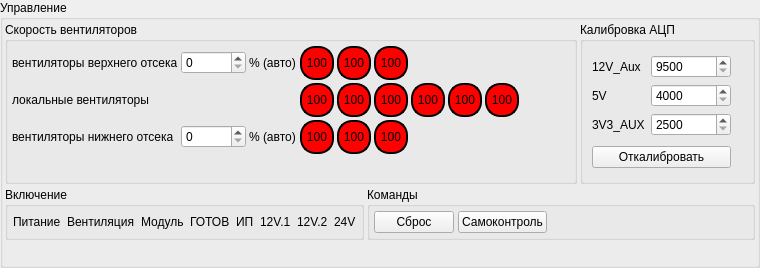
<?xml version="1.0" encoding="UTF-8"?>
<ui version="4.0">
 <class>ControlWidget</class>
 <widget class="QWidget" name="ControlWidget">
  <property name="geometry">
   <rect>
    <x>0</x>
    <y>0</y>
    <width>760</width>
    <height>268</height>
   </rect>
  </property>
  <property name="windowTitle">
   <string>Form</string>
  </property>
  <layout class="QVBoxLayout" name="verticalLayout_2">
   <property name="spacing">
    <number>4</number>
   </property>
   <property name="leftMargin">
    <number>0</number>
   </property>
   <property name="topMargin">
    <number>0</number>
   </property>
   <property name="rightMargin">
    <number>0</number>
   </property>
   <property name="bottomMargin">
    <number>0</number>
   </property>
   <item>
    <widget class="QGroupBox" name="groupBoxBlock">
     <property name="title">
      <string>Управление</string>
     </property>
     <layout class="QVBoxLayout" name="verticalLayout">
      <property name="spacing">
       <number>3</number>
      </property>
      <property name="leftMargin">
       <number>2</number>
      </property>
      <property name="topMargin">
       <number>2</number>
      </property>
      <property name="rightMargin">
       <number>2</number>
      </property>
      <property name="bottomMargin">
       <number>2</number>
      </property>
      <item>
       <layout class="QHBoxLayout" name="horizontalLayout_6">
        <item>
         <widget class="QGroupBox" name="groupBox_FanSpeedMonitor">
          <property name="title">
           <string>Скорость вентиляторов</string>
          </property>
          <layout class="QHBoxLayout" name="horizontalLayout">
           <property name="spacing">
            <number>3</number>
           </property>
           <property name="leftMargin">
            <number>4</number>
           </property>
           <property name="topMargin">
            <number>4</number>
           </property>
           <property name="rightMargin">
            <number>4</number>
           </property>
           <property name="bottomMargin">
            <number>4</number>
           </property>
           <item>
            <layout class="QGridLayout" name="gridLayout_3">
             <item row="1" column="7">
              <widget class="LedLabel" name="label_fan_local_4">
               <property name="minimumSize">
                <size>
                 <width>34</width>
                 <height>34</height>
                </size>
               </property>
               <property name="styleSheet">
                <string notr="true">border: 2px solid black; border-radius: 15px; background: red;min-height: 30px;min-width: 30px;</string>
               </property>
               <property name="text">
                <string>100</string>
               </property>
               <property name="alignment">
                <set>Qt::AlignCenter</set>
               </property>
              </widget>
             </item>
             <item row="0" column="3">
              <widget class="QLabel" name="labelUpperAuto">
               <property name="minimumSize">
                <size>
                 <width>34</width>
                 <height>0</height>
                </size>
               </property>
               <property name="text">
                <string>(авто)</string>
               </property>
              </widget>
             </item>
             <item row="2" column="0">
              <widget class="QLabel" name="label_2">
               <property name="text">
                <string>вентиляторы нижнего отсека</string>
               </property>
              </widget>
             </item>
             <item row="2" column="6">
              <widget class="LedLabel" name="label_fan_lower_3">
               <property name="minimumSize">
                <size>
                 <width>34</width>
                 <height>34</height>
                </size>
               </property>
               <property name="styleSheet">
                <string notr="true">border: 2px solid black; border-radius: 15px; background: red;min-height: 30px;min-width: 30px;</string>
               </property>
               <property name="text">
                <string>100</string>
               </property>
               <property name="alignment">
                <set>Qt::AlignCenter</set>
               </property>
              </widget>
             </item>
             <item row="2" column="5">
              <widget class="LedLabel" name="label_fan_lower_2">
               <property name="minimumSize">
                <size>
                 <width>34</width>
                 <height>34</height>
                </size>
               </property>
               <property name="styleSheet">
                <string notr="true">border: 2px solid black; border-radius: 15px; background: red;min-height: 30px;min-width: 30px;</string>
               </property>
               <property name="text">
                <string>100</string>
               </property>
               <property name="alignment">
                <set>Qt::AlignCenter</set>
               </property>
              </widget>
             </item>
             <item row="3" column="0">
              <spacer name="horizontalSpacer_6">
               <property name="orientation">
                <enum>Qt::Vertical</enum>
               </property>
               <property name="sizeHint" stdset="0">
                <size>
                 <width>20</width>
                 <height>40</height>
                </size>
               </property>
              </spacer>
             </item>
             <item row="0" column="1">
              <widget class="QSpinBox" name="spinBoxHigherFans">
               <property name="minimumSize">
                <size>
                 <width>65</width>
                 <height>0</height>
                </size>
               </property>
               <property name="maximumSize">
                <size>
                 <width>44</width>
                 <height>16777215</height>
                </size>
               </property>
               <property name="toolTip">
                <string>&lt;html&gt;&lt;head/&gt;&lt;body&gt;&lt;p&gt;&lt;span style=&quot; font-weight:600;&quot;&gt;устанавливает скорость вентиляторов верхней полки&lt;/span&gt;&lt;/p&gt;&lt;/body&gt;&lt;/html&gt;</string>
               </property>
               <property name="maximum">
                <number>100</number>
               </property>
               <property name="singleStep">
                <number>10</number>
               </property>
               <property name="value">
                <number>0</number>
               </property>
              </widget>
             </item>
             <item row="0" column="6">
              <widget class="LedLabel" name="label_fan_higher_3">
               <property name="minimumSize">
                <size>
                 <width>34</width>
                 <height>34</height>
                </size>
               </property>
               <property name="styleSheet">
                <string notr="true">border: 2px solid black; border-radius: 15px; background: red;min-height: 30px;min-width: 30px;</string>
               </property>
               <property name="text">
                <string>100</string>
               </property>
               <property name="alignment">
                <set>Qt::AlignCenter</set>
               </property>
              </widget>
             </item>
             <item row="2" column="3">
              <widget class="QLabel" name="labelLowerAuto">
               <property name="minimumSize">
                <size>
                 <width>34</width>
                 <height>0</height>
                </size>
               </property>
               <property name="text">
                <string>(авто)</string>
               </property>
              </widget>
             </item>
             <item row="1" column="0">
              <widget class="QLabel" name="label_3">
               <property name="text">
                <string>локальные вентиляторы</string>
               </property>
              </widget>
             </item>
             <item row="0" column="5">
              <widget class="LedLabel" name="label_fan_higher_2">
               <property name="minimumSize">
                <size>
                 <width>34</width>
                 <height>34</height>
                </size>
               </property>
               <property name="styleSheet">
                <string notr="true">border: 2px solid black; border-radius: 15px; background: red;min-height: 30px;min-width: 30px;</string>
               </property>
               <property name="text">
                <string>100</string>
               </property>
               <property name="alignment">
                <set>Qt::AlignCenter</set>
               </property>
              </widget>
             </item>
             <item row="1" column="10">
              <spacer name="horizontalSpacer_4">
               <property name="orientation">
                <enum>Qt::Horizontal</enum>
               </property>
               <property name="sizeHint" stdset="0">
                <size>
                 <width>40</width>
                 <height>20</height>
                </size>
               </property>
              </spacer>
             </item>
             <item row="1" column="4">
              <widget class="LedLabel" name="label_fan_local_1">
               <property name="minimumSize">
                <size>
                 <width>34</width>
                 <height>34</height>
                </size>
               </property>
               <property name="styleSheet">
                <string notr="true">border: 2px solid black; border-radius: 15px; background: red;min-height: 30px;min-width: 30px;</string>
               </property>
               <property name="text">
                <string>100</string>
               </property>
               <property name="alignment">
                <set>Qt::AlignCenter</set>
               </property>
              </widget>
             </item>
             <item row="0" column="0">
              <widget class="QLabel" name="label">
               <property name="text">
                <string>вентиляторы верхнего отсека</string>
               </property>
              </widget>
             </item>
             <item row="0" column="4">
              <widget class="LedLabel" name="label_fan_higher_1">
               <property name="minimumSize">
                <size>
                 <width>34</width>
                 <height>34</height>
                </size>
               </property>
               <property name="styleSheet">
                <string notr="true">border: 2px solid black; border-radius: 15px; background: red;min-height: 30px;min-width: 30px;</string>
               </property>
               <property name="text">
                <string>100</string>
               </property>
               <property name="alignment">
                <set>Qt::AlignCenter</set>
               </property>
              </widget>
             </item>
             <item row="1" column="6">
              <widget class="LedLabel" name="label_fan_local_3">
               <property name="minimumSize">
                <size>
                 <width>34</width>
                 <height>34</height>
                </size>
               </property>
               <property name="styleSheet">
                <string notr="true">border: 2px solid black; border-radius: 15px; background: red;min-height: 30px;min-width: 30px;</string>
               </property>
               <property name="text">
                <string>100</string>
               </property>
               <property name="alignment">
                <set>Qt::AlignCenter</set>
               </property>
              </widget>
             </item>
             <item row="1" column="9">
              <widget class="LedLabel" name="label_fan_local_6">
               <property name="minimumSize">
                <size>
                 <width>34</width>
                 <height>34</height>
                </size>
               </property>
               <property name="styleSheet">
                <string notr="true">border: 2px solid black; border-radius: 15px; background: red;min-height: 30px;min-width: 30px;</string>
               </property>
               <property name="text">
                <string>100</string>
               </property>
               <property name="alignment">
                <set>Qt::AlignCenter</set>
               </property>
              </widget>
             </item>
             <item row="2" column="1">
              <widget class="QSpinBox" name="spinBoxLowerFans">
               <property name="minimumSize">
                <size>
                 <width>65</width>
                 <height>0</height>
                </size>
               </property>
               <property name="maximumSize">
                <size>
                 <width>44</width>
                 <height>16777215</height>
                </size>
               </property>
               <property name="toolTip">
                <string>&lt;html&gt;&lt;head/&gt;&lt;body&gt;&lt;p&gt;&lt;span style=&quot; font-weight:600;&quot;&gt;устанавливает скорость вентиляторов нижней полки&lt;/span&gt;&lt;/p&gt;&lt;/body&gt;&lt;/html&gt;</string>
               </property>
               <property name="maximum">
                <number>100</number>
               </property>
               <property name="singleStep">
                <number>10</number>
               </property>
               <property name="value">
                <number>0</number>
               </property>
              </widget>
             </item>
             <item row="2" column="2">
              <widget class="QLabel" name="labelLowerFans_5">
               <property name="text">
                <string>%</string>
               </property>
              </widget>
             </item>
             <item row="1" column="8">
              <widget class="LedLabel" name="label_fan_local_5">
               <property name="minimumSize">
                <size>
                 <width>34</width>
                 <height>34</height>
                </size>
               </property>
               <property name="styleSheet">
                <string notr="true">border: 2px solid black; border-radius: 15px; background: red;min-height: 30px;min-width: 30px;</string>
               </property>
               <property name="text">
                <string>100</string>
               </property>
               <property name="alignment">
                <set>Qt::AlignCenter</set>
               </property>
              </widget>
             </item>
             <item row="1" column="5">
              <widget class="LedLabel" name="label_fan_local_2">
               <property name="minimumSize">
                <size>
                 <width>34</width>
                 <height>34</height>
                </size>
               </property>
               <property name="styleSheet">
                <string notr="true">border: 2px solid black; border-radius: 15px; background: red;min-height: 30px;min-width: 30px;</string>
               </property>
               <property name="text">
                <string>100</string>
               </property>
               <property name="alignment">
                <set>Qt::AlignCenter</set>
               </property>
              </widget>
             </item>
             <item row="0" column="2">
              <widget class="QLabel" name="labelLowerFans_4">
               <property name="text">
                <string>%</string>
               </property>
              </widget>
             </item>
             <item row="2" column="4">
              <widget class="LedLabel" name="label_fan_lower_1">
               <property name="minimumSize">
                <size>
                 <width>34</width>
                 <height>34</height>
                </size>
               </property>
               <property name="styleSheet">
                <string notr="true">border: 2px solid black; border-radius: 15px; background: red;min-height: 30px;min-width: 30px;</string>
               </property>
               <property name="text">
                <string>100</string>
               </property>
               <property name="alignment">
                <set>Qt::AlignCenter</set>
               </property>
              </widget>
             </item>
            </layout>
           </item>
           <item>
            <spacer name="horizontalSpacer">
             <property name="orientation">
              <enum>Qt::Horizontal</enum>
             </property>
             <property name="sizeHint" stdset="0">
              <size>
               <width>40</width>
               <height>20</height>
              </size>
             </property>
            </spacer>
           </item>
          </layout>
         </widget>
        </item>
        <item>
         <widget class="QGroupBox" name="groupBox_3">
          <property name="title">
           <string>Калибровка АЦП</string>
          </property>
          <layout class="QHBoxLayout" name="horizontalLayout_5">
           <item>
            <layout class="QVBoxLayout" name="verticalLayout_4">
             <item>
              <layout class="QGridLayout" name="gridLayout">
               <item row="2" column="0">
                <widget class="QLabel" name="label_6">
                 <property name="text">
                  <string>3V3_AUX</string>
                 </property>
                </widget>
               </item>
               <item row="0" column="0">
                <widget class="QLabel" name="label_4">
                 <property name="text">
                  <string>12V_Aux</string>
                 </property>
                </widget>
               </item>
               <item row="0" column="1">
                <widget class="QSpinBox" name="cal_12V_AUX_spinBox">
                 <property name="minimumSize">
                  <size>
                   <width>80</width>
                   <height>0</height>
                  </size>
                 </property>
                 <property name="minimum">
                  <number>9500</number>
                 </property>
                 <property name="maximum">
                  <number>14500</number>
                 </property>
                </widget>
               </item>
               <item row="1" column="0">
                <widget class="QLabel" name="label_5">
                 <property name="text">
                  <string>5V</string>
                 </property>
                </widget>
               </item>
               <item row="2" column="1">
                <widget class="QSpinBox" name="cal_3V3_AUX_spinBox">
                 <property name="minimumSize">
                  <size>
                   <width>80</width>
                   <height>0</height>
                  </size>
                 </property>
                 <property name="minimum">
                  <number>2500</number>
                 </property>
                 <property name="maximum">
                  <number>4000</number>
                 </property>
                </widget>
               </item>
               <item row="1" column="1">
                <widget class="QSpinBox" name="cal_5V_spinBox">
                 <property name="minimumSize">
                  <size>
                   <width>80</width>
                   <height>0</height>
                  </size>
                 </property>
                 <property name="minimum">
                  <number>4000</number>
                 </property>
                 <property name="maximum">
                  <number>6000</number>
                 </property>
                </widget>
               </item>
              </layout>
             </item>
             <item>
              <widget class="QPushButton" name="pushButtonCalibrationADC">
               <property name="toolTip">
                <string>&lt;html&gt;&lt;head/&gt;&lt;body&gt;&lt;p&gt;&lt;span style=&quot; font-weight:600; color:#000000;&quot;&gt;Cохранить замеры кодов АЦП во флэш-памяти контроллера.&lt;/span&gt;&lt;/p&gt;&lt;/body&gt;&lt;/html&gt;</string>
               </property>
               <property name="text">
                <string>Откалибровать</string>
               </property>
              </widget>
             </item>
            </layout>
           </item>
           <item>
            <spacer name="horizontalSpacer_5">
             <property name="orientation">
              <enum>Qt::Horizontal</enum>
             </property>
             <property name="sizeHint" stdset="0">
              <size>
               <width>40</width>
               <height>20</height>
              </size>
             </property>
            </spacer>
           </item>
          </layout>
         </widget>
        </item>
       </layout>
      </item>
      <item>
       <layout class="QHBoxLayout" name="horizontalLayout_4">
        <item>
         <widget class="QGroupBox" name="groupBox_IndicatorSate">
          <property name="title">
           <string>Включение</string>
          </property>
          <layout class="QHBoxLayout" name="horizontalLayout_3">
           <property name="leftMargin">
            <number>5</number>
           </property>
           <property name="topMargin">
            <number>5</number>
           </property>
           <property name="rightMargin">
            <number>5</number>
           </property>
           <property name="bottomMargin">
            <number>5</number>
           </property>
           <item>
            <widget class="LedLabel" name="label_Indicators_Power">
             <property name="cursor">
              <cursorShape>PointingHandCursor</cursorShape>
             </property>
             <property name="text">
              <string>Питание</string>
             </property>
            </widget>
           </item>
           <item>
            <widget class="LedLabel" name="label_Indicators_Ventilation">
             <property name="cursor">
              <cursorShape>PointingHandCursor</cursorShape>
             </property>
             <property name="text">
              <string>Вентиляция</string>
             </property>
            </widget>
           </item>
           <item>
            <widget class="LedLabel" name="label_Indicators_Module">
             <property name="cursor">
              <cursorShape>PointingHandCursor</cursorShape>
             </property>
             <property name="text">
              <string>Модуль</string>
             </property>
            </widget>
           </item>
           <item>
            <widget class="LedLabel" name="label_Indicators_isReady">
             <property name="cursor">
              <cursorShape>PointingHandCursor</cursorShape>
             </property>
             <property name="text">
              <string>ГОТОВ</string>
             </property>
            </widget>
           </item>
           <item>
            <widget class="LedLabel" name="label_Indicators_SP">
             <property name="cursor">
              <cursorShape>PointingHandCursor</cursorShape>
             </property>
             <property name="text">
              <string>ИП</string>
             </property>
            </widget>
           </item>
           <item>
            <widget class="LedLabel" name="label_Indicators_12v1">
             <property name="cursor">
              <cursorShape>PointingHandCursor</cursorShape>
             </property>
             <property name="text">
              <string>12V.1</string>
             </property>
            </widget>
           </item>
           <item>
            <widget class="LedLabel" name="label_Indicators_12v2">
             <property name="cursor">
              <cursorShape>PointingHandCursor</cursorShape>
             </property>
             <property name="text">
              <string>12V.2</string>
             </property>
            </widget>
           </item>
           <item>
            <widget class="LedLabel" name="label_Indicators_24V">
             <property name="cursor">
              <cursorShape>PointingHandCursor</cursorShape>
             </property>
             <property name="text">
              <string>24V</string>
             </property>
            </widget>
           </item>
           <item>
            <spacer name="horizontalSpacer_3">
             <property name="orientation">
              <enum>Qt::Horizontal</enum>
             </property>
             <property name="sizeHint" stdset="0">
              <size>
               <width>129</width>
               <height>20</height>
              </size>
             </property>
            </spacer>
           </item>
          </layout>
         </widget>
        </item>
        <item>
         <widget class="QGroupBox" name="groupBox_2">
          <property name="title">
           <string>Команды</string>
          </property>
          <layout class="QHBoxLayout" name="horizontalLayout_2">
           <property name="spacing">
            <number>4</number>
           </property>
           <property name="leftMargin">
            <number>4</number>
           </property>
           <property name="topMargin">
            <number>4</number>
           </property>
           <property name="rightMargin">
            <number>4</number>
           </property>
           <property name="bottomMargin">
            <number>4</number>
           </property>
           <item>
            <widget class="QPushButton" name="pushButtonReset">
             <property name="toolTip">
              <string>&lt;html&gt;&lt;head/&gt;&lt;body&gt;&lt;p&gt;&lt;span style=&quot; font-weight:600;&quot;&gt;Выполняет перезагрузку контроллера, эквивалентную аппаратному сигналу RESET&lt;/span&gt;&lt;/p&gt;&lt;/body&gt;&lt;/html&gt;</string>
             </property>
             <property name="text">
              <string>Сброс</string>
             </property>
            </widget>
           </item>
           <item>
            <widget class="QPushButton" name="pushButtonSelfControl">
             <property name="toolTip">
              <string>&lt;html&gt;&lt;head/&gt;&lt;body&gt;&lt;p&gt;&lt;span style=&quot; font-size:10pt; font-weight:600;&quot;&gt;Выполняет операцию, эквивалентную первичному запуску ИВЭП с контролем состояния.&lt;/span&gt;&lt;/p&gt;&lt;p&gt;Поскольку первичный запуск пытается включить источник питания, но ничего не отключает, эта команда не влияет на состояние включенных узлов, но может включить выключенные узлы.&lt;/p&gt;&lt;/body&gt;&lt;/html&gt;</string>
             </property>
             <property name="text">
              <string>Самоконтроль</string>
             </property>
            </widget>
           </item>
           <item>
            <spacer name="horizontalSpacer_2">
             <property name="orientation">
              <enum>Qt::Horizontal</enum>
             </property>
             <property name="sizeHint" stdset="0">
              <size>
               <width>372</width>
               <height>12</height>
              </size>
             </property>
            </spacer>
           </item>
          </layout>
         </widget>
        </item>
       </layout>
      </item>
      <item>
       <spacer name="verticalSpacer">
        <property name="orientation">
         <enum>Qt::Vertical</enum>
        </property>
        <property name="sizeHint" stdset="0">
         <size>
          <width>20</width>
          <height>40</height>
         </size>
        </property>
       </spacer>
      </item>
     </layout>
    </widget>
   </item>
  </layout>
 </widget>
 <customwidgets>
  <customwidget>
   <class>LedLabel</class>
   <extends>QLabel</extends>
   <header location="global">../gui-lib/component/ledlabel.h</header>
  </customwidget>
 </customwidgets>
 <resources/>
 <connections/>
</ui>
